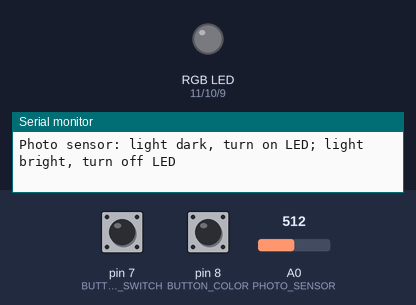
A sketch run on a simulated Arduino Uno, built with avr-gcc and run on an emulated ATmega328P. On the bench: an RGB LED mixed from three pins (HIGH = lit), the last lines printed to the serial monitor. Inputs (shaded band) come from the test bench; at power-on: pin 7 (BUTTON_SWITCH) LOW, A0 (PHOTO_SENSOR) = 512, pin 8 (BUTTON_COLOR) LOW.

Above: at 6.2 s.
6.3 s: pin 7 (BUTTON_SWITCH) pulled HIGH for 0.15 s
7.9 s: A0 (PHOTO_SENSOR) set to 505
At 8.4 s:
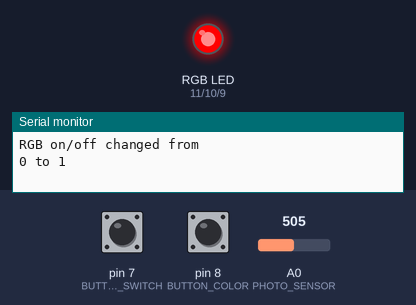
9.4 s: A0 (PHOTO_SENSOR) set to 716
At 10.6 s:
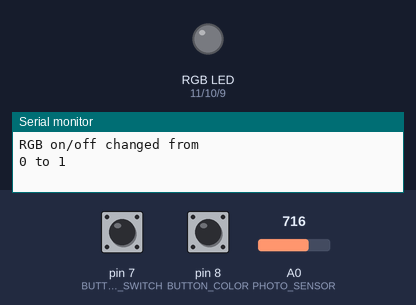
10.9 s: A0 (PHOTO_SENSOR) set to 511
At 11.9 s:
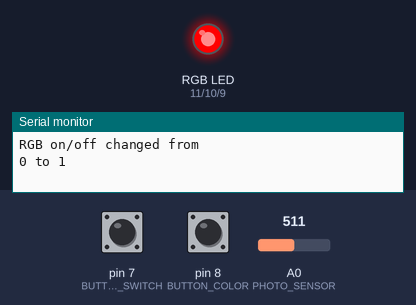
12.4 s: pin 8 (BUTTON_COLOR) pulled HIGH for 0.15 s
At 14.8 s:
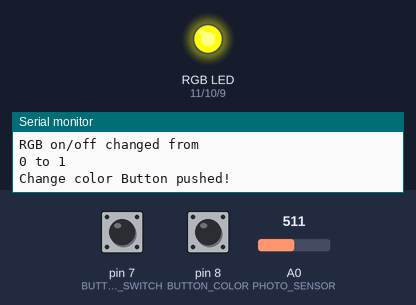
15.4 s: pin 8 (BUTTON_COLOR) pulled HIGH for 1 s
At 18.3 s:
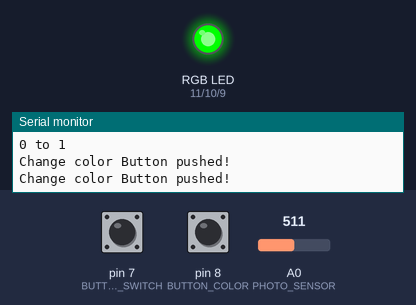
Timing chart, 0 to 19.4 s (numbered marks = the images above; inputs shaded):
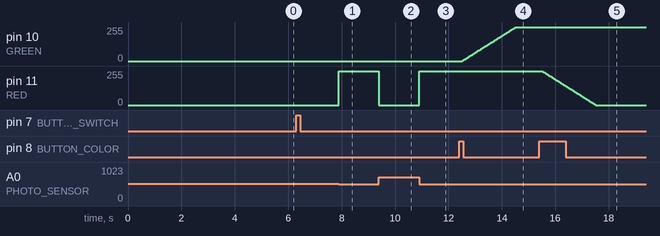

The sketch:

Project1_Zhong_Zheng.ino
```cpp
/*
 IoT Project 1  - Fancy Lighting

 This sketch is written to accompany IoT Project 1
 in the Arduino Starter Kit

 Created 4 Feb 2016
 by Zhong Zheng

*/

#define		RED		11
#define		GREEN 	10
#define		BLUE	9

#define 	BUTTON_SWITCH	7
#define		BUTTON_COLOR	8
#define		PHOTO_SENSOR	A0

#define	NUM_COLORS	6
float colors[NUM_COLORS][3] = {{1.0,0.0,0.0},{1.0,1.0,0.0},{0.0,1.0,0.0},{0.0,1.0,1.0},{0.0,0.0,1.0},{1.0,0.0,1.0}};
int currentColor=0;
int RGBState=false;
boolean lighton=false;
// variable to hold sensor value
int sensorValue;
// variable to calibrate low value
int sensorLow = 1023;
// variable to calibrate high value
int sensorHigh = 0;
float j = 0;

void setup()
{
	Serial.begin(9600);
	Serial.println("Welcome! Zhong Zheng - Fancy Lighting");
	Serial.println("Press Button Switch to turn on light (highest priority)");
	Serial.println("Press Button Colors to change color (Totally 6 colors)");
	Serial.println("Photo sensor: light dark, turn on LED; light bright, turn off LED");

	// calibrate for the first five seconds after program runs
    while (millis() < 5000) {
    // record the maximum sensor value
    	sensorValue = analogRead(PHOTO_SENSOR);
	 	if (sensorValue > sensorHigh) {
	    sensorHigh = sensorValue;
		  }
    // record the minimum sensor value
		if (sensorValue < sensorLow) {
      	sensorLow = sensorValue;
    	  }
    }

	pinMode(BLUE, OUTPUT);
	pinMode(GREEN, OUTPUT);
	pinMode(RED, OUTPUT);
	pinMode(BUTTON_SWITCH, INPUT);
	pinMode(BUTTON_COLOR, INPUT);
	pinMode(PHOTO_SENSOR, INPUT);

	lightUpRGB(currentColor,0);
}

void loop()
{
	if (button_switch_Pushed()) {
		if (photo_sensor()){
			if (button_color_Pushed()) {
				if (++currentColor == NUM_COLORS) currentColor = 0;
				lightUpRGB(currentColor, 2);
			}
			lightUpRGB(currentColor,1);
		}
		else {
			lightUpRGB(currentColor,0);
		}
	}
	else {
		lightUpRGB(currentColor,0);
	}
}

//Change color RGB LED or photo sensor keep light on/off
void lightUpRGB(int i, int s)
{
	float R,G,B;
	// Turn off light
	if (s == 0) {
		analogWrite(RED, 0);
		analogWrite(GREEN, 0);
		analogWrite(BLUE, 0);
	}
	// Keep light on
	else if (s==1) {
		analogWrite(RED, colors[i][0]*255);
		analogWrite(GREEN, colors[i][1]*255);
		analogWrite(BLUE, colors[i][2]*255);
	}
	// Change light color gradually and smoothly
	else {
	j = 0;
	while (j < 101){
			if (i == 0) {
				R = (colors[i][0] - colors[5][0])*(j/100) + colors[i][0];
				G = (colors[i][1] - colors[5][1])*(j/100) + colors[i][1];
				B = (colors[i][2] - colors[5][2])*(j/100) + colors[i][2];
			}
			else {
				R = (colors[i][0] - colors[i-1][0])*(j/100) + colors[i-1][0];
				G = (colors[i][1] - colors[i-1][1])*(j/100) + colors[i-1][1];
				B = (colors[i][2] - colors[i-1][2])*(j/100) + colors[i-1][2];
			}

			analogWrite(RED, R*255);
			analogWrite(GREEN, G*255);
			analogWrite(BLUE, B*255);
			j++;
			delay(20);
		}


	}
}


// Boolean for button_swtich_Pushed
boolean button_switch_Pushed()
{
	static int buttonState0 = 0;
	int state0 = digitalRead(BUTTON_SWITCH);

	if (buttonState0 != state0) {
		delay(100);
		state0 = digitalRead(BUTTON_SWITCH);
	}

	if (buttonState0 == 0 && state0 == 1) {
		Serial.println("RGB on/off changed from");Serial.print(RGBState);
		RGBState = !RGBState;
		Serial.print(" to ");Serial.println(RGBState);
	}

	buttonState0 = state0;
	return RGBState;
}

// Boolean for button_change_color_Pushed
boolean button_color_Pushed()
{
	static int buttonState1=0;
	boolean pushed1=false;

	int state1 = digitalRead(BUTTON_COLOR);

	if (buttonState1 != state1) {
		delay(100);
		state1 = digitalRead(BUTTON_COLOR);
	}

	if (buttonState1 == 0 && state1 == 1) {
		Serial.println("Change color Button pushed!");
		pushed1=true;
	}

	buttonState1 = state1;
	return pushed1;
}
// Boolean for Photo sensor
boolean photo_sensor()
{

	sensorValue = analogRead(PHOTO_SENSOR);
	if (sensorValue < (sensorHigh + sensorLow)/2) {
		return lighton = true;
	}
	else {
		return lighton = false;
	}

}
```

Measured:
- the behaviour switches between 512 and 511 on A0 (PHOTO_SENSOR) (found by bisection; images 0 and 1)
- after the input at 7.9 s, pin 11 (RED): 0/255 → 255/255 at once
- after the input at 9.4 s, pin 11 (RED): 255/255 → 0/255 at once
- after the input at 10.9 s, pin 11 (RED): 0/255 → 255/255 at once
- after the input at 12.4 s, pin 10 (GREEN): moves from 0/255 to 255/255 over 2.0 s, starting after 0.12 s
- after the input at 15.4 s, pin 11 (RED): moves from 255/255 to 0/255 over 2.0 s, starting after 0.12 s
